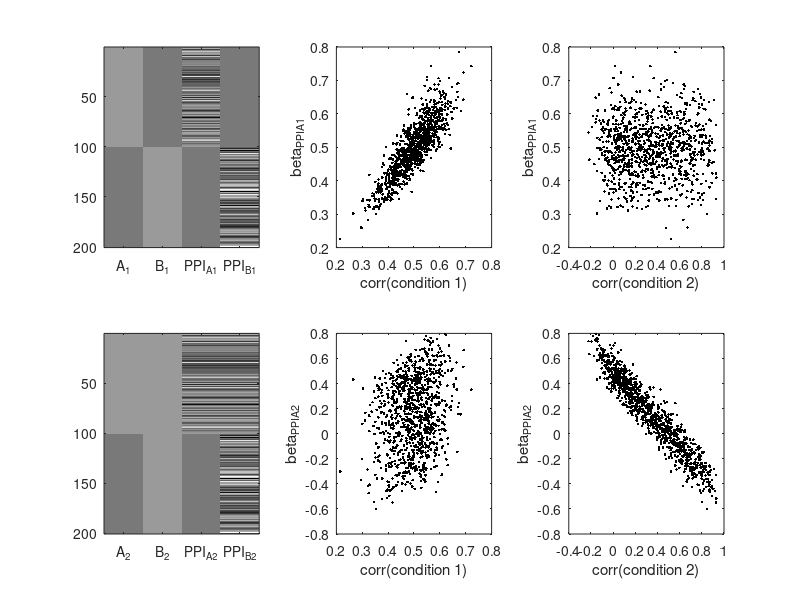

Source code (MATLAB):
clear

x_psy1 = [ones(100,1),zeros(100,1);zeros(100,1),ones(100,1)];
x_psy2 = [ones(100,1),ones(100,1);zeros(100,1),ones(100,1)];

permn = 1000;
for permi = 1:permn
    share_A = randn(100,1);
    share_B = randn(100,1) * randn(1);
    
    x_phy = [share_A;share_B] + randn(200,1);
    
    y = [share_A;share_B] + randn(200,1);
    
    glm1 = [x_psy1 x_psy1(:,1).*x_phy x_psy1(:,2).*x_phy];
    
    Beta1 = regress(y,glm1);
    Beta1_PPI_A(permi,1) = Beta1(3);
    
    glm2 = [x_psy2 x_psy2(:,1).*x_phy x_psy2(:,2).*x_phy];
    
    Beta2 = regress(y,glm2);
    Beta2_PPI_A(permi,1) = Beta2(3);
    
    corr_A(permi,1) = corr(x_phy(1:100,1),y(1:100,1));
    corr_B(permi,1) = corr(x_phy(101:end,1),y(101:end,1));
end

figure;
subplot(2,3,1); imagesc(glm1); colormap('gray'); xticks([1 2 3 4]); xticklabels({'A_1','B_1','PPI_A_1','PPI_B_1'})
subplot(2,3,2); plot(corr_A,Beta1_PPI_A,'.k'); xlabel('corr(condition 1)'); ylabel('beta_P_P_I_A_1');
subplot(2,3,3); plot(corr_B,Beta1_PPI_A,'.k'); xlabel('corr(condition 2)'); ylabel('beta_P_P_I_A_1');
subplot(2,3,4); imagesc(glm2); colormap('gray'); xticks([1 2 3 4]); xticklabels({'A_2','B_2','PPI_A_2','PPI_B_2'})
subplot(2,3,5); plot(corr_A,Beta2_PPI_A,'.k'); xlabel('corr(condition 1)'); ylabel('beta_P_P_I_A_2');
subplot(2,3,6); plot(corr_B,Beta2_PPI_A,'.k'); xlabel('corr(condition 2)'); ylabel('beta_P_P_I_A_2');
